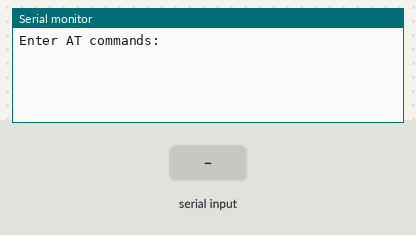
Recording of a sketch running on a simulated Arduino Uno, built with avr-gcc and run on an emulated ATmega328P. Shown: the last lines printed to the serial monitor. The inputs (shaded band) are chosen by the test bench.

Above: at 1.2 s.
1.3 s: "1\n" received over Serial
At 2.5 s:
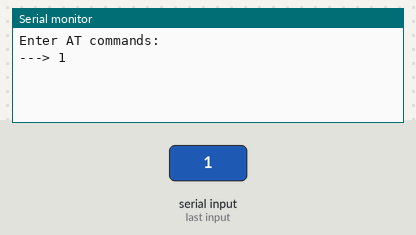
2.8 s: "1\n" received over the second serial link
At 4.0 s:
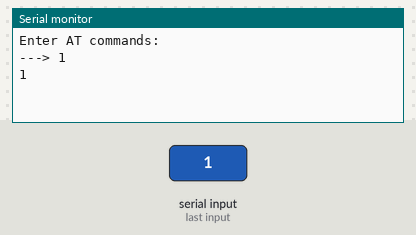
4.3 s: "0\n" received over Serial
At 5.0 s:
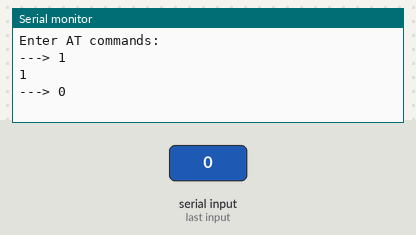
5.8 s: "0\n" received over the second serial link
At 6.2 s:
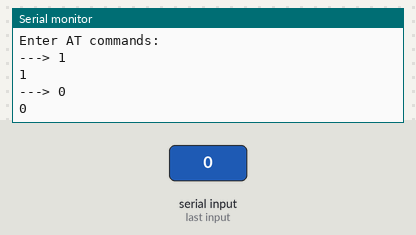

Measured:
- after the input at 1.3 s, the serial monitor: prints a new line at once (image 1)
- after the input at 2.8 s, the serial monitor: prints a new line at once (image 2)
- after the input at 4.3 s, the serial monitor: prints a new line at once (image 3)
- after the input at 5.8 s, the serial monitor: prints a new line at once (image 4)

The sketch:

Configurar_hc06_v3.0.ino
```cpp
//https://juangiraldo0.blogspot.com/2018/07/configuracion-modulo-bluetooth-hc-06.html
//eXPLICA EN LA WEB COMANDOS AT HC06 V.3.0-20170609
#include <SoftwareSerial.h>
//SoftwareSerial BT1(10,11); // RX, TX recordar que se cruzan,
//Conectar así, HC06_RX-> PIN11, HC06_TX->PIN10
SoftwareSerial BT1(A0,A1); // RX, TX recordar que se cruzan,
//Conectar así, HC06_RX-> A1, HC06_TX->A0
//Monitor Serie 9600 baudios y Nueva Línea

//COMANDOS AT en PDF
//"HC-06_serial_module_AT_COMANDOS.pdf" en carpeta /Arduino
//TEST:    AT
//Mostrar direccion:  AT+ADDR?
//Mostrar nombre:     AT+NAME?
//Poner Nombre:  AT+NAME= “nuevonombre”\r\n
//Mostrar contraseña:   AT+ PSWD?
//Poner constraseña:    AT+PSWD=<Param>
//VER BAUDIOS:  AT+UART?
//RESETEAR: AT+RESET
//RESTORE DEFAULT STATUS:  AT+ORGL
void setup()
   {
       Serial.begin(9600);
       Serial.println("Enter AT commands:");
       BT1.begin(9600);
   }

void loop()
   {
       if (BT1.available())
           Serial.write(BT1.read());

       if (Serial.available())
          {  String S = GetLine();

             BT1.println(S); // Si no está respondiendo el Bluetooth quitar salto de linea osea, cambiar por BT1.print(S);
           //Si es HC06 V.3.0-20170609 dejar línea anterior
             Serial.println("---> " + S);
          }
}

String GetLine()
   {   String S = "" ;
       if (Serial.available())
          {    char c = Serial.read(); ;
                while (c != '\n')            //Hasta que el caracter sea intro
                  {     S = S + c ;
                        delay(25) ;
                        c = Serial.read();
                  }
                return( S ) ;
          }
   }
```
